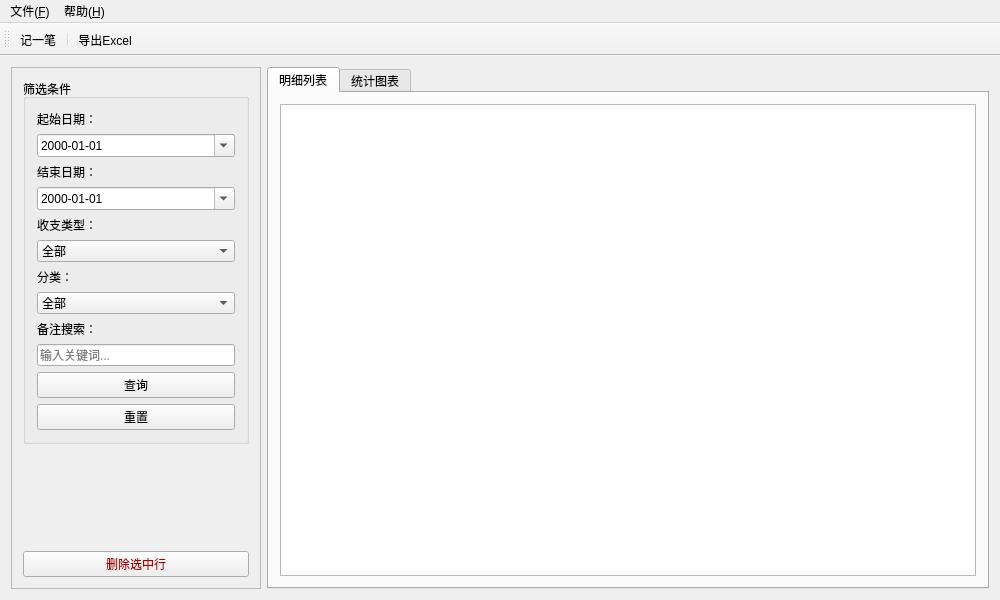
<?xml version="1.0" encoding="UTF-8"?>
<ui version="4.0">
 <class>MainWindow</class>
 <widget class="QMainWindow" name="MainWindow">
  <property name="geometry">
   <rect>
    <x>0</x>
    <y>0</y>
    <width>1000</width>
    <height>600</height>
   </rect>
  </property>
  <property name="windowTitle">
   <string>个人财务可视化系统</string>
  </property>
  <widget class="QWidget" name="centralWidget">
   <layout class="QHBoxLayout" name="horizontalLayout_Main">
    <item>
     <widget class="QFrame" name="frame_Sidebar">
      <property name="minimumSize">
       <size>
        <width>250</width>
        <height>0</height>
       </size>
      </property>
      <property name="maximumSize">
       <size>
        <width>250</width>
        <height>16777215</height>
       </size>
      </property>
      <property name="frameShape">
       <enum>QFrame::Shape::StyledPanel</enum>
      </property>
      <property name="frameShadow">
       <enum>QFrame::Shadow::Raised</enum>
      </property>
      <layout class="QVBoxLayout" name="verticalLayout_Sidebar">
       <item>
        <widget class="QGroupBox" name="groupBox_Filter">
         <property name="title">
          <string>筛选条件</string>
         </property>
         <layout class="QVBoxLayout" name="verticalLayout_Filter">
          <item>
           <widget class="QLabel" name="label_Start">
            <property name="text">
             <string>起始日期：</string>
            </property>
           </widget>
          </item>
          <item>
           <widget class="QDateEdit" name="dateEdit_Start">
            <property name="displayFormat">
             <string>yyyy-MM-dd</string>
            </property>
            <property name="calendarPopup">
             <bool>true</bool>
            </property>
           </widget>
          </item>
          <item>
           <widget class="QLabel" name="label_End">
            <property name="text">
             <string>结束日期：</string>
            </property>
           </widget>
          </item>
          <item>
           <widget class="QDateEdit" name="dateEdit_End">
            <property name="displayFormat">
             <string>yyyy-MM-dd</string>
            </property>
            <property name="calendarPopup">
             <bool>true</bool>
            </property>
           </widget>
          </item>
          <item>
           <widget class="QLabel" name="label_Type">
            <property name="text">
             <string>收支类型：</string>
            </property>
           </widget>
          </item>
          <item>
           <widget class="QComboBox" name="comboBox_FilterType">
            <item>
             <property name="text">
              <string>全部</string>
             </property>
            </item>
            <item>
             <property name="text">
              <string>支出</string>
             </property>
            </item>
            <item>
             <property name="text">
              <string>收入</string>
             </property>
            </item>
           </widget>
          </item>
          <item>
           <widget class="QLabel" name="label_Category">
            <property name="text">
             <string>分类：</string>
            </property>
           </widget>
          </item>
          <item>
           <widget class="QComboBox" name="comboBox_FilterCategory">
            <item>
             <property name="text">
              <string>全部</string>
             </property>
            </item>
            <item>
             <property name="text">
              <string>餐饮</string>
             </property>
            </item>
            <item>
             <property name="text">
              <string>交通</string>
             </property>
            </item>
            <item>
             <property name="text">
              <string>水电</string>
             </property>
            </item>
            <item>
             <property name="text">
              <string>娱乐</string>
             </property>
            </item>
            <item>
             <property name="text">
              <string>工资</string>
             </property>
            </item>
           </widget>
          </item>
          <item>
           <widget class="QLabel" name="label_Search">
            <property name="text">
             <string>备注搜索：</string>
            </property>
           </widget>
          </item>
          <item>
           <widget class="QLineEdit" name="lineEdit_Search">
            <property name="placeholderText">
             <string>输入关键词...</string>
            </property>
           </widget>
          </item>
          <item>
           <widget class="QPushButton" name="btn_Filter">
            <property name="text">
             <string>查询</string>
            </property>
           </widget>
          </item>
          <item>
           <widget class="QPushButton" name="btn_Reset">
            <property name="text">
             <string>重置</string>
            </property>
           </widget>
          </item>
         </layout>
        </widget>
       </item>
       <item>
        <spacer name="verticalSpacer">
         <property name="orientation">
          <enum>Qt::Orientation::Vertical</enum>
         </property>
         <property name="sizeHint" stdset="0">
          <size>
           <width>20</width>
           <height>40</height>
          </size>
         </property>
        </spacer>
       </item>
       <item>
        <widget class="QPushButton" name="btn_Delete">
         <property name="styleSheet">
          <string notr="true">color: rgb(170, 0, 0);</string>
         </property>
         <property name="text">
          <string>删除选中行</string>
         </property>
        </widget>
       </item>
      </layout>
     </widget>
    </item>
    <item>
     <widget class="QTabWidget" name="tabWidget">
      <property name="currentIndex">
       <number>0</number>
      </property>
      <widget class="QWidget" name="tab_List">
       <attribute name="title">
        <string>明细列表</string>
       </attribute>
       <layout class="QVBoxLayout" name="verticalLayout_List">
        <item>
         <widget class="QTableView" name="tableView">
          <property name="selectionBehavior">
           <enum>QAbstractItemView::SelectionBehavior::SelectRows</enum>
          </property>
          <property name="sortingEnabled">
           <bool>true</bool>
          </property>
          <attribute name="horizontalHeaderStretchLastSection">
           <bool>true</bool>
          </attribute>
         </widget>
        </item>
       </layout>
      </widget>
      <widget class="QWidget" name="tab_Chart">
       <attribute name="title">
        <string>统计图表</string>
       </attribute>
       <layout class="QGridLayout" name="gridLayout_Charts">
        <item row="0" column="1">
         <widget class="QChartView" name="chartView_Bar"/>
        </item>
        <item row="0" column="0">
         <widget class="QChartView" name="chartView_Pie"/>
        </item>
       </layout>
      </widget>
     </widget>
    </item>
   </layout>
  </widget>
  <widget class="QMenuBar" name="menuBar">
   <property name="geometry">
    <rect>
     <x>0</x>
     <y>0</y>
     <width>1000</width>
     <height>18</height>
    </rect>
   </property>
   <widget class="QMenu" name="menuFile">
    <property name="title">
     <string>文件(&amp;F)</string>
    </property>
    <addaction name="actionAddRecord"/>
    <addaction name="actionExport"/>
    <addaction name="separator"/>
    <addaction name="actionExit"/>
   </widget>
   <widget class="QMenu" name="menu">
    <property name="title">
     <string>帮助(&amp;H)</string>
    </property>
    <addaction name="actionAbout"/>
   </widget>
   <addaction name="menuFile"/>
   <addaction name="menu"/>
  </widget>
  <widget class="QToolBar" name="mainToolBar">
   <attribute name="toolBarArea">
    <enum>TopToolBarArea</enum>
   </attribute>
   <attribute name="toolBarBreak">
    <bool>false</bool>
   </attribute>
   <addaction name="actionAddRecord"/>
   <addaction name="separator"/>
   <addaction name="actionExport"/>
  </widget>
  <action name="actionAddRecord">
   <property name="text">
    <string>记一笔</string>
   </property>
   <property name="toolTip">
    <string>添加新的账单记录</string>
   </property>
  </action>
  <action name="actionExport">
   <property name="text">
    <string>导出Excel</string>
   </property>
   <property name="toolTip">
    <string>将数据导出为CSV文件</string>
   </property>
  </action>
  <action name="actionExit">
   <property name="text">
    <string>退出</string>
   </property>
   <property name="menuRole">
    <enum>QAction::MenuRole::QuitRole</enum>
   </property>
  </action>
  <action name="actionAbout">
   <property name="text">
    <string>关于</string>
   </property>
   <property name="menuRole">
    <enum>QAction::MenuRole::AboutRole</enum>
   </property>
  </action>
 </widget>
 <layoutdefault spacing="6" margin="11"/>
 <customwidgets>
  <customwidget>
   <class>QChartView</class>
   <extends>QGraphicsView</extends>
   <header>QtCharts</header>
  </customwidget>
 </customwidgets>
 <resources/>
 <connections/>
</ui>
